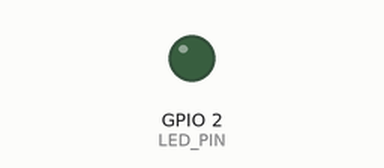
Simulated run of this program. Board: ESP32. On the bench: output pins drawn as LEDs (lit = HIGH). WiFi joins after 1.5 s; servers stay silent unless stated; what the program prints to the serial monitor is not drawn.

Above: at 0.1 s.
At 2.8 s:
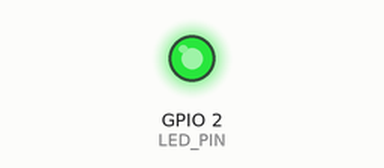
Timing chart, 0 to 4.3 s (numbered marks = the images above):
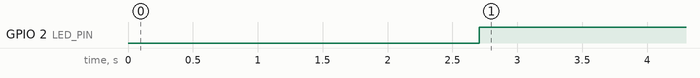

The program:

main.cpp
```cpp
// Argus smoke test: proves the simulated ESP32 can reach a TLS server on the host
// through the Wokwi for VS Code bundled IoT gateway.
#include <Arduino.h>
#include <WiFi.h>
#include <WiFiClientSecure.h>

static const char *WIFI_SSID = "Wokwi-GUEST";
static const char *HOST = "host.wokwi.internal";
static const uint16_t PORT = 8883;
static const int LED_PIN = 2;

// Public CA certificate of the throwaway smoke-test CA (tools/smoke-certs/ca.crt).
// Not a secret: the private key never leaves the host.
static const char *CA_CERT = R"(-----BEGIN CERTIFICATE-----
MIIBkDCCATegAwIBAgIUJZWhzMFs3AaeBv1WgCbZoHfML6UwCgYIKoZIzj0EAwIw
HjEcMBoGA1UEAwwTQXJndXMgU21va2UgVGVzdCBDQTAeFw0yNjEwMDUxOTQyMzNa
Fw0yNzEwMDUxOTQyMzNaMB4xHDAaBgNVBAMME0FyZ3VzIFNtb2tlIFRlc3QgQ0Ew
WTATBgcqhkjOPQIBBggqhkjOPQMBBwNCAASWDXIwyPbLLa/p0LToz1v83Uzb2iV1
XtZIZuberuW2uXDIGJxLa+tXwsnvcOE8jEY9Yg2VjdRrKP11lZNKVeKHo1MwUTAd
BgNVHQ4EFgQULEfWmpiHq135dXzCjf39/vcqkTMwHwYDVR0jBBgwFoAULEfWmpiH
q135dXzCjf39/vcqkTMwDwYDVR0TAQH/BAUwAwEB/zAKBggqhkjOPQQDAgNHADBE
AiA+/pmqjGAw9bmsClUI3JGtGFdDv8168PH2GRruwPNy0gIgMvMZ2VHvzfhHjZvY
AMiZKm5ywrWBMurvDTl3hDtAFLk=
-----END CERTIFICATE-----
)";

void setup() {
  Serial.begin(115200);
  pinMode(LED_PIN, OUTPUT);
  Serial.println("\n[ARGUS] smoke test boot");

  WiFi.begin(WIFI_SSID, "", 6);  // channel 6 makes Wokwi connect faster
  while (WiFi.status() != WL_CONNECTED) {
    delay(250);
    Serial.print('.');
  }
  Serial.printf("\n[ARGUS] WiFi OK, IP=%s\n", WiFi.localIP().toString().c_str());
}

void loop() {
  WiFiClientSecure client;
  client.setCACert(CA_CERT);

  Serial.printf("[ARGUS] TLS connect to %s:%u ...\n", HOST, PORT);
  if (!client.connect(HOST, PORT)) {
    char err[128];
    client.lastError(err, sizeof(err));
    Serial.printf("[ARGUS] FAIL: %s\n", err);
    digitalWrite(LED_PIN, LOW);
    delay(5000);
    return;
  }

  client.printf("{\"node\":\"sentinel-hero-01\",\"msg\":\"hello from wokwi\",\"uptime_ms\":%lu}\n", millis());
  String reply = client.readStringUntil('\n');
  Serial.printf("[ARGUS] PASS - server replied: %s\n", reply.c_str());
  digitalWrite(LED_PIN, HIGH);
  client.stop();
  delay(5000);
}
```

Measured:
- by itself, GPIO 2 (LED_PIN): LOW → HIGH at 2.7 s
